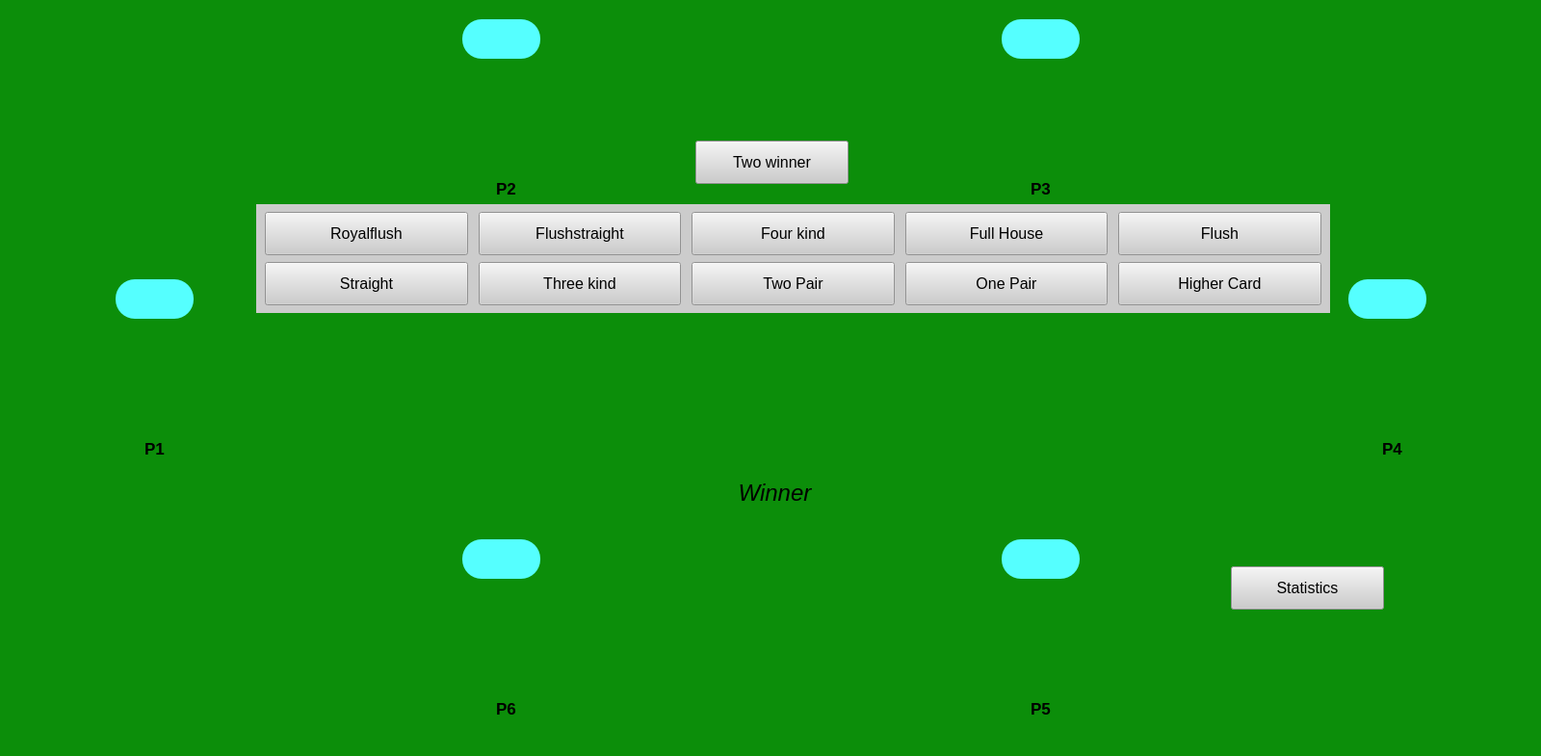
<?xml version="1.0" encoding="UTF-8"?>
<ui version="4.0">
 <class>MainWindow</class>
 <widget class="QMainWindow" name="MainWindow">
  <property name="geometry">
   <rect>
    <x>0</x>
    <y>0</y>
    <width>1600</width>
    <height>785</height>
   </rect>
  </property>
  <property name="minimumSize">
   <size>
    <width>1600</width>
    <height>785</height>
   </size>
  </property>
  <property name="maximumSize">
   <size>
    <width>1600</width>
    <height>785</height>
   </size>
  </property>
  <property name="windowTitle">
   <string>MainWindow</string>
  </property>
  <property name="styleSheet">
   <string notr="true"/>
  </property>
  <widget class="QWidget" name="centralwidget">
   <property name="minimumSize">
    <size>
     <width>600</width>
     <height>785</height>
    </size>
   </property>
   <property name="maximumSize">
    <size>
     <width>1600</width>
     <height>785</height>
    </size>
   </property>
   <property name="styleSheet">
    <string notr="true">#centralwidget{

background-color: rgb(12, 142, 10);
background-size:cover;
}


</string>
   </property>
   <widget class="QLabel" name="p2_name">
    <property name="geometry">
     <rect>
      <x>460</x>
      <y>180</y>
      <width>131</width>
      <height>31</height>
     </rect>
    </property>
    <property name="font">
     <font>
      <family>MS Shell Dlg 2</family>
      <pointsize>13</pointsize>
      <weight>75</weight>
      <italic>false</italic>
      <bold>true</bold>
     </font>
    </property>
    <property name="styleSheet">
     <string notr="true"/>
    </property>
    <property name="text">
     <string>P2</string>
    </property>
    <property name="alignment">
     <set>Qt::AlignCenter</set>
    </property>
   </widget>
   <widget class="QLabel" name="p2_card1">
    <property name="geometry">
     <rect>
      <x>440</x>
      <y>65</y>
      <width>71</width>
      <height>116</height>
     </rect>
    </property>
    <property name="styleSheet">
     <string notr="true">border-radius: 5px;</string>
    </property>
    <property name="text">
     <string/>
    </property>
    <property name="pixmap">
     <pixmap>:/icon/1B.png</pixmap>
    </property>
    <property name="scaledContents">
     <bool>true</bool>
    </property>
   </widget>
   <widget class="QLabel" name="p2_card2">
    <property name="geometry">
     <rect>
      <x>535</x>
      <y>65</y>
      <width>71</width>
      <height>116</height>
     </rect>
    </property>
    <property name="styleSheet">
     <string notr="true">border-radius: 5px;</string>
    </property>
    <property name="text">
     <string/>
    </property>
    <property name="pixmap">
     <pixmap>:/icon/1B.png</pixmap>
    </property>
    <property name="scaledContents">
     <bool>true</bool>
    </property>
   </widget>
   <widget class="QLabel" name="p3_card2">
    <property name="geometry">
     <rect>
      <x>1090</x>
      <y>65</y>
      <width>71</width>
      <height>116</height>
     </rect>
    </property>
    <property name="styleSheet">
     <string notr="true">border-radius: 5px;</string>
    </property>
    <property name="text">
     <string/>
    </property>
    <property name="pixmap">
     <pixmap>:/icon/1B.png</pixmap>
    </property>
    <property name="scaledContents">
     <bool>true</bool>
    </property>
   </widget>
   <widget class="QLabel" name="p3_name">
    <property name="geometry">
     <rect>
      <x>1015</x>
      <y>180</y>
      <width>131</width>
      <height>31</height>
     </rect>
    </property>
    <property name="font">
     <font>
      <family>MS Shell Dlg 2</family>
      <pointsize>13</pointsize>
      <weight>75</weight>
      <italic>false</italic>
      <bold>true</bold>
     </font>
    </property>
    <property name="styleSheet">
     <string notr="true"/>
    </property>
    <property name="text">
     <string>P3</string>
    </property>
    <property name="alignment">
     <set>Qt::AlignCenter</set>
    </property>
   </widget>
   <widget class="QLabel" name="p3_card1">
    <property name="geometry">
     <rect>
      <x>995</x>
      <y>65</y>
      <width>71</width>
      <height>116</height>
     </rect>
    </property>
    <property name="styleSheet">
     <string notr="true">border-radius: 5px;</string>
    </property>
    <property name="text">
     <string/>
    </property>
    <property name="pixmap">
     <pixmap>:/icon/1B.png</pixmap>
    </property>
    <property name="scaledContents">
     <bool>true</bool>
    </property>
   </widget>
   <widget class="QLabel" name="p5_card2">
    <property name="geometry">
     <rect>
      <x>1090</x>
      <y>605</y>
      <width>71</width>
      <height>116</height>
     </rect>
    </property>
    <property name="styleSheet">
     <string notr="true">border-radius: 5px;</string>
    </property>
    <property name="text">
     <string/>
    </property>
    <property name="pixmap">
     <pixmap>:/icon/1B.png</pixmap>
    </property>
    <property name="scaledContents">
     <bool>true</bool>
    </property>
   </widget>
   <widget class="QLabel" name="p5_name">
    <property name="geometry">
     <rect>
      <x>1015</x>
      <y>720</y>
      <width>131</width>
      <height>31</height>
     </rect>
    </property>
    <property name="font">
     <font>
      <family>MS Shell Dlg 2</family>
      <pointsize>13</pointsize>
      <weight>75</weight>
      <italic>false</italic>
      <bold>true</bold>
     </font>
    </property>
    <property name="styleSheet">
     <string notr="true"/>
    </property>
    <property name="text">
     <string>P5</string>
    </property>
    <property name="alignment">
     <set>Qt::AlignCenter</set>
    </property>
   </widget>
   <widget class="QLabel" name="p5_card1">
    <property name="geometry">
     <rect>
      <x>995</x>
      <y>605</y>
      <width>71</width>
      <height>116</height>
     </rect>
    </property>
    <property name="styleSheet">
     <string notr="true">border-radius: 5px;</string>
    </property>
    <property name="text">
     <string/>
    </property>
    <property name="pixmap">
     <pixmap>:/icon/1B.png</pixmap>
    </property>
    <property name="scaledContents">
     <bool>true</bool>
    </property>
   </widget>
   <widget class="QLabel" name="p6_card2">
    <property name="geometry">
     <rect>
      <x>535</x>
      <y>605</y>
      <width>71</width>
      <height>116</height>
     </rect>
    </property>
    <property name="styleSheet">
     <string notr="true">border-radius: 5px;</string>
    </property>
    <property name="text">
     <string/>
    </property>
    <property name="pixmap">
     <pixmap>:/icon/1B.png</pixmap>
    </property>
    <property name="scaledContents">
     <bool>true</bool>
    </property>
   </widget>
   <widget class="QLabel" name="p6_name">
    <property name="geometry">
     <rect>
      <x>460</x>
      <y>720</y>
      <width>131</width>
      <height>31</height>
     </rect>
    </property>
    <property name="font">
     <font>
      <family>MS Shell Dlg 2</family>
      <pointsize>13</pointsize>
      <weight>75</weight>
      <italic>false</italic>
      <bold>true</bold>
     </font>
    </property>
    <property name="styleSheet">
     <string notr="true"/>
    </property>
    <property name="text">
     <string>P6</string>
    </property>
    <property name="alignment">
     <set>Qt::AlignCenter</set>
    </property>
   </widget>
   <widget class="QLabel" name="p6_card1">
    <property name="geometry">
     <rect>
      <x>440</x>
      <y>605</y>
      <width>71</width>
      <height>116</height>
     </rect>
    </property>
    <property name="styleSheet">
     <string notr="true">border-radius: 5px;</string>
    </property>
    <property name="text">
     <string/>
    </property>
    <property name="pixmap">
     <pixmap>:/icon/1B.png</pixmap>
    </property>
    <property name="scaledContents">
     <bool>true</bool>
    </property>
   </widget>
   <widget class="QLabel" name="p1_card2">
    <property name="geometry">
     <rect>
      <x>170</x>
      <y>335</y>
      <width>71</width>
      <height>116</height>
     </rect>
    </property>
    <property name="styleSheet">
     <string notr="true">border-radius: 5px;</string>
    </property>
    <property name="text">
     <string/>
    </property>
    <property name="pixmap">
     <pixmap>:/icon/1B.png</pixmap>
    </property>
    <property name="scaledContents">
     <bool>true</bool>
    </property>
   </widget>
   <widget class="QLabel" name="p1_name">
    <property name="geometry">
     <rect>
      <x>95</x>
      <y>450</y>
      <width>131</width>
      <height>31</height>
     </rect>
    </property>
    <property name="font">
     <font>
      <family>MS Shell Dlg 2</family>
      <pointsize>13</pointsize>
      <weight>75</weight>
      <italic>false</italic>
      <bold>true</bold>
     </font>
    </property>
    <property name="styleSheet">
     <string notr="true"/>
    </property>
    <property name="text">
     <string>P1</string>
    </property>
    <property name="alignment">
     <set>Qt::AlignCenter</set>
    </property>
   </widget>
   <widget class="QLabel" name="p1_card1">
    <property name="geometry">
     <rect>
      <x>75</x>
      <y>335</y>
      <width>71</width>
      <height>116</height>
     </rect>
    </property>
    <property name="styleSheet">
     <string notr="true">border-radius: 5px;</string>
    </property>
    <property name="text">
     <string/>
    </property>
    <property name="pixmap">
     <pixmap>:/icon/1B.png</pixmap>
    </property>
    <property name="scaledContents">
     <bool>true</bool>
    </property>
   </widget>
   <widget class="QLabel" name="p4_card2">
    <property name="geometry">
     <rect>
      <x>1455</x>
      <y>335</y>
      <width>71</width>
      <height>116</height>
     </rect>
    </property>
    <property name="styleSheet">
     <string notr="true">border-radius: 5px;</string>
    </property>
    <property name="text">
     <string/>
    </property>
    <property name="pixmap">
     <pixmap>:/icon/1B.png</pixmap>
    </property>
    <property name="scaledContents">
     <bool>true</bool>
    </property>
   </widget>
   <widget class="QLabel" name="p4_name">
    <property name="geometry">
     <rect>
      <x>1380</x>
      <y>450</y>
      <width>131</width>
      <height>31</height>
     </rect>
    </property>
    <property name="font">
     <font>
      <family>MS Shell Dlg 2</family>
      <pointsize>13</pointsize>
      <weight>75</weight>
      <italic>false</italic>
      <bold>true</bold>
     </font>
    </property>
    <property name="styleSheet">
     <string notr="true"/>
    </property>
    <property name="text">
     <string>P4</string>
    </property>
    <property name="alignment">
     <set>Qt::AlignCenter</set>
    </property>
   </widget>
   <widget class="QLabel" name="p4_card1">
    <property name="geometry">
     <rect>
      <x>1360</x>
      <y>335</y>
      <width>71</width>
      <height>116</height>
     </rect>
    </property>
    <property name="styleSheet">
     <string notr="true">border-radius: 5px;</string>
    </property>
    <property name="text">
     <string/>
    </property>
    <property name="pixmap">
     <pixmap>:/icon/1B.png</pixmap>
    </property>
    <property name="scaledContents">
     <bool>true</bool>
    </property>
   </widget>
   <widget class="QLabel" name="desk_card1">
    <property name="geometry">
     <rect>
      <x>575</x>
      <y>335</y>
      <width>71</width>
      <height>116</height>
     </rect>
    </property>
    <property name="styleSheet">
     <string notr="true">border-radius: 5px;</string>
    </property>
    <property name="text">
     <string/>
    </property>
    <property name="pixmap">
     <pixmap>:/icon/1B.png</pixmap>
    </property>
    <property name="scaledContents">
     <bool>true</bool>
    </property>
   </widget>
   <widget class="QLabel" name="desk_card2">
    <property name="geometry">
     <rect>
      <x>670</x>
      <y>335</y>
      <width>71</width>
      <height>116</height>
     </rect>
    </property>
    <property name="styleSheet">
     <string notr="true">border-radius: 5px;</string>
    </property>
    <property name="text">
     <string/>
    </property>
    <property name="pixmap">
     <pixmap>:/icon/1B.png</pixmap>
    </property>
    <property name="scaledContents">
     <bool>true</bool>
    </property>
   </widget>
   <widget class="QLabel" name="desk_card3">
    <property name="geometry">
     <rect>
      <x>765</x>
      <y>335</y>
      <width>71</width>
      <height>116</height>
     </rect>
    </property>
    <property name="styleSheet">
     <string notr="true">border-radius: 5px;</string>
    </property>
    <property name="text">
     <string/>
    </property>
    <property name="pixmap">
     <pixmap>:/icon/1B.png</pixmap>
    </property>
    <property name="scaledContents">
     <bool>true</bool>
    </property>
   </widget>
   <widget class="QLabel" name="desk_card4">
    <property name="geometry">
     <rect>
      <x>860</x>
      <y>335</y>
      <width>71</width>
      <height>116</height>
     </rect>
    </property>
    <property name="styleSheet">
     <string notr="true">border-radius: 5px;</string>
    </property>
    <property name="text">
     <string/>
    </property>
    <property name="pixmap">
     <pixmap>:/icon/1B.png</pixmap>
    </property>
    <property name="scaledContents">
     <bool>true</bool>
    </property>
   </widget>
   <widget class="QLabel" name="desk_card5">
    <property name="geometry">
     <rect>
      <x>955</x>
      <y>335</y>
      <width>71</width>
      <height>116</height>
     </rect>
    </property>
    <property name="styleSheet">
     <string notr="true">border-radius: 5px;</string>
    </property>
    <property name="text">
     <string/>
    </property>
    <property name="pixmap">
     <pixmap>:/icon/1B.png</pixmap>
    </property>
    <property name="scaledContents">
     <bool>true</bool>
    </property>
   </widget>
   <widget class="QWidget" name="gridWidget" native="true">
    <property name="geometry">
     <rect>
      <x>266</x>
      <y>212</y>
      <width>1115</width>
      <height>113</height>
     </rect>
    </property>
    <property name="styleSheet">
     <string notr="true">background-color: rgb(204, 204, 204);

</string>
    </property>
    <layout class="QGridLayout" name="gridLayout" columnstretch="0,0,0,0,0">
     <property name="leftMargin">
      <number>9</number>
     </property>
     <property name="topMargin">
      <number>2</number>
     </property>
     <property name="rightMargin">
      <number>9</number>
     </property>
     <property name="bottomMargin">
      <number>2</number>
     </property>
     <property name="horizontalSpacing">
      <number>11</number>
     </property>
     <property name="verticalSpacing">
      <number>1</number>
     </property>
     <item row="0" column="0">
      <widget class="QPushButton" name="Royalflush_btn">
       <property name="minimumSize">
        <size>
         <width>0</width>
         <height>45</height>
        </size>
       </property>
       <property name="font">
        <font>
         <pointsize>12</pointsize>
        </font>
       </property>
       <property name="text">
        <string>Royalflush</string>
       </property>
      </widget>
     </item>
     <item row="0" column="1">
      <widget class="QPushButton" name="flush_straight_btn">
       <property name="minimumSize">
        <size>
         <width>0</width>
         <height>45</height>
        </size>
       </property>
       <property name="font">
        <font>
         <pointsize>12</pointsize>
        </font>
       </property>
       <property name="text">
        <string>Flushstraight</string>
       </property>
      </widget>
     </item>
     <item row="0" column="4">
      <widget class="QPushButton" name="flush_btn">
       <property name="minimumSize">
        <size>
         <width>0</width>
         <height>45</height>
        </size>
       </property>
       <property name="font">
        <font>
         <pointsize>12</pointsize>
        </font>
       </property>
       <property name="styleSheet">
        <string notr="true">background-color: rgb(204, 204, 204);

</string>
       </property>
       <property name="text">
        <string>Flush</string>
       </property>
      </widget>
     </item>
     <item row="1" column="4">
      <widget class="QPushButton" name="higher_btn">
       <property name="minimumSize">
        <size>
         <width>0</width>
         <height>45</height>
        </size>
       </property>
       <property name="font">
        <font>
         <pointsize>12</pointsize>
        </font>
       </property>
       <property name="text">
        <string>Higher Card</string>
       </property>
      </widget>
     </item>
     <item row="1" column="3">
      <widget class="QPushButton" name="one_btn">
       <property name="minimumSize">
        <size>
         <width>0</width>
         <height>45</height>
        </size>
       </property>
       <property name="font">
        <font>
         <pointsize>12</pointsize>
        </font>
       </property>
       <property name="text">
        <string>One Pair</string>
       </property>
      </widget>
     </item>
     <item row="1" column="0">
      <widget class="QPushButton" name="straight_btn">
       <property name="minimumSize">
        <size>
         <width>0</width>
         <height>45</height>
        </size>
       </property>
       <property name="font">
        <font>
         <pointsize>12</pointsize>
        </font>
       </property>
       <property name="text">
        <string>Straight</string>
       </property>
      </widget>
     </item>
     <item row="1" column="1">
      <widget class="QPushButton" name="three_btn">
       <property name="minimumSize">
        <size>
         <width>0</width>
         <height>45</height>
        </size>
       </property>
       <property name="font">
        <font>
         <pointsize>12</pointsize>
        </font>
       </property>
       <property name="text">
        <string>Three kind</string>
       </property>
      </widget>
     </item>
     <item row="1" column="2">
      <widget class="QPushButton" name="two_btn">
       <property name="minimumSize">
        <size>
         <width>0</width>
         <height>45</height>
        </size>
       </property>
       <property name="font">
        <font>
         <pointsize>12</pointsize>
        </font>
       </property>
       <property name="text">
        <string>Two Pair</string>
       </property>
      </widget>
     </item>
     <item row="0" column="2">
      <widget class="QPushButton" name="four_btn">
       <property name="minimumSize">
        <size>
         <width>0</width>
         <height>45</height>
        </size>
       </property>
       <property name="font">
        <font>
         <pointsize>12</pointsize>
        </font>
       </property>
       <property name="text">
        <string>Four kind</string>
       </property>
      </widget>
     </item>
     <item row="0" column="3">
      <widget class="QPushButton" name="full_button">
       <property name="minimumSize">
        <size>
         <width>0</width>
         <height>45</height>
        </size>
       </property>
       <property name="font">
        <font>
         <pointsize>12</pointsize>
        </font>
       </property>
       <property name="text">
        <string>Full House</string>
       </property>
      </widget>
     </item>
    </layout>
   </widget>
   <widget class="QLabel" name="label_playerturn">
    <property name="geometry">
     <rect>
      <x>554</x>
      <y>478</y>
      <width>501</width>
      <height>67</height>
     </rect>
    </property>
    <property name="font">
     <font>
      <pointsize>18</pointsize>
      <weight>50</weight>
      <italic>true</italic>
      <bold>false</bold>
      <underline>false</underline>
      <strikeout>false</strikeout>
     </font>
    </property>
    <property name="styleSheet">
     <string notr="true">background-color: rgb(12, 142, 10);</string>
    </property>
    <property name="text">
     <string>Winner</string>
    </property>
    <property name="alignment">
     <set>Qt::AlignCenter</set>
    </property>
   </widget>
   <widget class="QLabel" name="label_p1bet">
    <property name="geometry">
     <rect>
      <x>120</x>
      <y>290</y>
      <width>81</width>
      <height>41</height>
     </rect>
    </property>
    <property name="font">
     <font>
      <pointsize>15</pointsize>
     </font>
    </property>
    <property name="styleSheet">
     <string notr="true">background-color: rgb(85, 255, 255);
border-radius:20px;
</string>
    </property>
    <property name="text">
     <string/>
    </property>
    <property name="alignment">
     <set>Qt::AlignCenter</set>
    </property>
   </widget>
   <widget class="QLabel" name="label_p2bet">
    <property name="geometry">
     <rect>
      <x>480</x>
      <y>20</y>
      <width>81</width>
      <height>41</height>
     </rect>
    </property>
    <property name="font">
     <font>
      <pointsize>15</pointsize>
     </font>
    </property>
    <property name="styleSheet">
     <string notr="true">background-color: rgb(85, 255, 255);
border-radius:20px;
</string>
    </property>
    <property name="text">
     <string/>
    </property>
    <property name="alignment">
     <set>Qt::AlignCenter</set>
    </property>
   </widget>
   <widget class="QLabel" name="label_p3bet">
    <property name="geometry">
     <rect>
      <x>1040</x>
      <y>20</y>
      <width>81</width>
      <height>41</height>
     </rect>
    </property>
    <property name="font">
     <font>
      <pointsize>15</pointsize>
     </font>
    </property>
    <property name="styleSheet">
     <string notr="true">background-color: rgb(85, 255, 255);
border-radius:20px;
</string>
    </property>
    <property name="text">
     <string/>
    </property>
    <property name="alignment">
     <set>Qt::AlignCenter</set>
    </property>
   </widget>
   <widget class="QLabel" name="label_p4bet">
    <property name="geometry">
     <rect>
      <x>1400</x>
      <y>290</y>
      <width>81</width>
      <height>41</height>
     </rect>
    </property>
    <property name="font">
     <font>
      <pointsize>15</pointsize>
     </font>
    </property>
    <property name="styleSheet">
     <string notr="true">background-color: rgb(85, 255, 255);
border-radius:20px;
</string>
    </property>
    <property name="text">
     <string/>
    </property>
    <property name="alignment">
     <set>Qt::AlignCenter</set>
    </property>
   </widget>
   <widget class="QLabel" name="label_p5bet">
    <property name="geometry">
     <rect>
      <x>1040</x>
      <y>560</y>
      <width>81</width>
      <height>41</height>
     </rect>
    </property>
    <property name="font">
     <font>
      <pointsize>15</pointsize>
     </font>
    </property>
    <property name="styleSheet">
     <string notr="true">background-color: rgb(85, 255, 255);
border-radius:20px;
</string>
    </property>
    <property name="text">
     <string/>
    </property>
    <property name="alignment">
     <set>Qt::AlignCenter</set>
    </property>
   </widget>
   <widget class="QLabel" name="label_p6bet">
    <property name="geometry">
     <rect>
      <x>480</x>
      <y>560</y>
      <width>81</width>
      <height>41</height>
     </rect>
    </property>
    <property name="font">
     <font>
      <pointsize>15</pointsize>
     </font>
    </property>
    <property name="styleSheet">
     <string notr="true">background-color: rgb(85, 255, 255);
border-radius:20px;
</string>
    </property>
    <property name="text">
     <string/>
    </property>
    <property name="alignment">
     <set>Qt::AlignCenter</set>
    </property>
   </widget>
   <widget class="QPushButton" name="two_winner_btn">
    <property name="geometry">
     <rect>
      <x>722</x>
      <y>146</y>
      <width>159</width>
      <height>45</height>
     </rect>
    </property>
    <property name="minimumSize">
     <size>
      <width>0</width>
      <height>45</height>
     </size>
    </property>
    <property name="font">
     <font>
      <pointsize>12</pointsize>
     </font>
    </property>
    <property name="styleSheet">
     <string notr="true">background-color: rgb(204, 204, 204);</string>
    </property>
    <property name="text">
     <string>Two winner</string>
    </property>
   </widget>
   <widget class="QPushButton" name="statistics_btn">
    <property name="geometry">
     <rect>
      <x>1278</x>
      <y>588</y>
      <width>159</width>
      <height>45</height>
     </rect>
    </property>
    <property name="minimumSize">
     <size>
      <width>0</width>
      <height>45</height>
     </size>
    </property>
    <property name="font">
     <font>
      <pointsize>12</pointsize>
     </font>
    </property>
    <property name="styleSheet">
     <string notr="true">background-color: rgb(204, 204, 204);</string>
    </property>
    <property name="text">
     <string>Statistics</string>
    </property>
   </widget>
  </widget>
 </widget>
 <resources>
  <include location="../../../poker_ai/UI/images.qrc"/>
 </resources>
 <connections/>
</ui>
